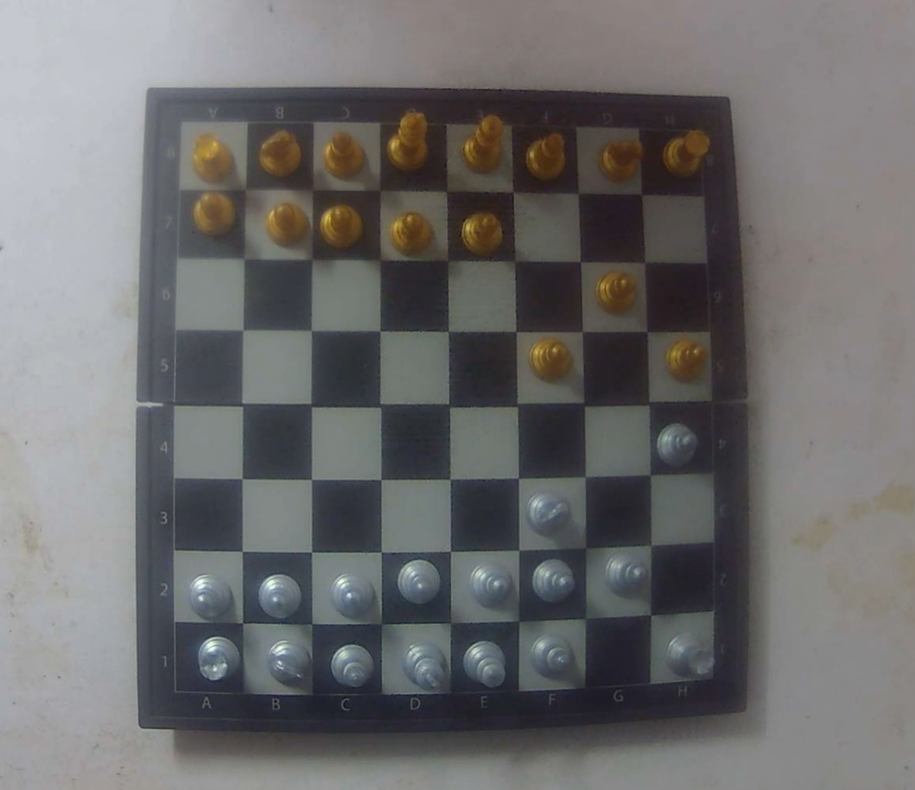
#> input picture test.png, 915 x 790 px
$ python chessboard_processor.py
#> lines starting #> are read from the running program, lines starting #| are printed output that depends on the picture; after the words box and inside, x2 and y2 are one past the last pixel; in counts of white or black regions, pixels touching at a corner belong together
import math
import operator
import sys
from collections import defaultdict

import numpy as np
import cv2

import scipy.spatial as spatial
import scipy.cluster as clstr


def canny(img):
    # Maybe add some auto thresholding here
    edges = cv2.Canny(img, 80, 200)
    return edges


def hough_lines(img):
    rho, theta, thresh = 2, np.pi / 180, 600
    return cv2.HoughLines(img, rho, theta, thresh)


def sort_lines(lines):
    """
    Sorts lines by horizontal and vertical
    """
    h = []
    v = []
    for i in range(lines.shape[0]):
        rho = lines[i][0][0]
        theta = lines[i][0][1]
        if theta < np.pi / 4 or theta > np.pi - np.pi / 4:
            v.append([rho, theta])
        else:
            h.append([rho, theta])
    return h, v


def calculate_intersections(h, v):
    """
    Finds the intersection of two lines given in Hesse normal form.
    See https://stackoverflow.com/a/383527/5087436
    """
    points = []
    for rho1, theta1 in h:
        for rho2, theta2 in v:
            A = np.array([
                [np.cos(theta1), np.sin(theta1)],
                [np.cos(theta2), np.sin(theta2)]
            ])
            b = np.array([[rho1], [rho2]])
            point = np.linalg.solve(A, b)
            point = int(np.round(point[0])), int(np.round(point[1]))
            points.append(point)
    return np.array(points)


def cluster_intersections(points, max_dist=40):
    # I want to change this to kmeans
    Y = spatial.distance.pdist(points)
    Z = clstr.hierarchy.single(Y)
    T = clstr.hierarchy.fcluster(Z, max_dist, 'distance')
    clusters = defaultdict(list)
    for i in range(len(T)):
        clusters[T[i]].append(points[i])
    clusters = clusters.values()
    clusters = map(lambda arr: (np.mean(np.array(arr)[:, 0]), np.mean(np.array(arr)[:, 1])), clusters)

    result = []
    for point in clusters:
        result.append([point[0], point[1]])
    return result


def find_chessboard_corners(points):
    """
    Code from https://medium.com/@neshpatel/solving-sudoku-part-ii-9a7019d196a2
    """
    # Bottom-right point has the largest (x + y) value
    # Top-left has point smallest (x + y) value
    # Bottom-left point has smallest (x - y) value
    # Top-right point has largest (x - y) value
    bottom_right, _ = max(enumerate([pt[0] + pt[1] for pt in points]), key=operator.itemgetter(1))
    top_left, _ = min(enumerate([pt[0] + pt[1] for pt in points]), key=operator.itemgetter(1))
    bottom_left, _ = min(enumerate([pt[0] - pt[1] for pt in points]), key=operator.itemgetter(1))
    top_right, _ = max(enumerate([pt[0] - pt[1] for pt in points]), key=operator.itemgetter(1))
    return [points[top_left], points[top_right], points[bottom_left], points[bottom_right]]


def distance_between(p1, p2):
    """
    Code from https://medium.com/@neshpatel/solving-sudoku-part-ii-9a7019d196a2
    """
    a = p2[0] - p1[0]
    b = p2[1] - p1[1]
    return np.sqrt((a ** 2) + (b ** 2))


def warp_image(img, edges):
    """
    Code from https://medium.com/@neshpatel/solving-sudoku-part-ii-9a7019d196a2
    """
    top_left, top_right, bottom_left, bottom_right = edges[0], edges[1], edges[2], edges[3]

    # Explicitly set the data type to float32 or 'getPerspectiveTransform' will throw an error
    warp_src = np.array([top_left, top_right, bottom_right, bottom_left], dtype='float32')

    side = max([
        distance_between(bottom_right, top_right),
        distance_between(top_left, bottom_left),
        distance_between(bottom_right, bottom_left),
        distance_between(top_left, top_right)
    ])

    # Describe a square with side of the calculated length, this is the new perspective we want to warp to
    warp_dst = np.array([[0, 0], [side - 1, 0], [side - 1, side - 1], [0, side - 1]], dtype='float32')

    # Gets the transformation matrix for skewing the image to fit a square by comparing the 4 before and after points
    m = cv2.getPerspectiveTransform(warp_src, warp_dst)

    # Performs the transformation on the original image
    return cv2.warpPerspective(img, m, (int(side), int(side)))


def cut_chessboard(img, output_path, output_prefix=""):
    side_len = int(img.shape[0] / 8)
    for i in range(8):
        for j in range(8):
            tile = img[i * side_len: (i + 1) * side_len, j * side_len: (j + 1) * side_len]
            cv2.imwrite(output_path + output_prefix + "-" + str(j + i * 8) + ".jpg", tile)


def resize_image(img):
    """
    Resizes image to a maximum width of 800px
    """
    width = img.shape[1]
    if width > 800:
        scale = 800 / width
        return cv2.resize(img, None, fx=scale, fy=scale)
    else:
        return img


def process_chessboard(src_path, output_path, output_prefix="", debug=False):
    src = cv2.imread(src_path)

    if src is None:
        sys.exit("There is no file with this path!")

    src = resize_image(src)
    src_copy = src.copy()

    # Convert to grayscale
    process = cv2.cvtColor(src, cv2.COLOR_BGR2GRAY)

    if debug:
        cv2.imshow("Grayscale", process)
        cv2.imwrite('grayscale.png', process)
        cv2.waitKey()
        cv2.destroyWindow("Grayscale")

    # Blur to remove disturbing things
    process = cv2.blur(process, (4, 4))

    if debug:
        cv2.imshow("Blur", process)
        cv2.imwrite('blur.png', process)
        cv2.waitKey()
        cv2.destroyWindow("Blur")

    # Use Canny Edge Detector https://en.wikipedia.org/wiki/Canny_edge_detector
    process = canny(process)

    if debug:
        cv2.imshow("Canny", process)
        cv2.imwrite('canny.png', process)
        cv2.waitKey()
        cv2.destroyWindow("Canny")

    # Dilate image (thicker lines)
    process = cv2.dilate(process, np.ones((3, 3), dtype=np.uint8))

    if debug:
        cv2.imshow("Dilate", process)
        cv2.imwrite('dilate.png', process)
        cv2.waitKey()
        cv2.destroyWindow("Dilate")

    # Use Hough transform to detect lines https://en.wikipedia.org/wiki/Hough_transform
    lines = hough_lines(process)

    # Sort lines by horizontal and vertical
    h, v = sort_lines(lines)

    if debug:
        render_lines(src_copy, h, (0, 255, 0))
        render_lines(src_copy, v, (0, 0, 255))
        cv2.imshow("Sorted lines", src_copy)
        cv2.imwrite('sorted-lines.png', src_copy)
        cv2.waitKey()
        cv2.destroyWindow("Sorted lines")

    if len(h) < 9 or len(v) < 9:
        print("There are not enough horizontal and vertical lines in this image. Try it anyway!")

    # Calculate intersections of the horizontal and vertical lines
    intersections = calculate_intersections(h, v)

    if debug:
        render_intersections(src_copy, intersections, (255, 0, 0), 1)
        cv2.imshow("Intersections", src_copy)
        cv2.imwrite('intersections.png', src_copy)
        cv2.waitKey()
        cv2.destroyWindow("Intersections")

    # Cluster intersection since there are many
    clustered = cluster_intersections(intersections)

    if debug:
        src_copy = src.copy()
        render_intersections(src_copy, clustered, (255, 0, 0), 5)
        cv2.imshow("Clustered Intersections", src_copy)
        cv2.imwrite('clustered-intersections.png', src_copy)
        cv2.waitKey()
        cv2.destroyWindow("Clustered Intersections")

    if len(clustered) != 81:
        print("Something is wrong. There are " + str(len(intersections)) + " instead of 81 intersections.")

    # Find outer corners of the chessboard
    corners = find_chessboard_corners(clustered)

    if debug:
        src_copy = src.copy()
        render_intersections(src_copy, corners, (255, 0, 0), 5)
        cv2.imshow("Corners", src_copy)
        cv2.imwrite('corners.png', src_copy)
        cv2.waitKey()
        cv2.destroyWindow("Corners")

    # Warp and crop image
    dst = warp_image(src, corners)

    if debug:
        cv2.imshow("Warped", dst)
        cv2.imwrite('warped.png', dst)
        cv2.waitKey()
        cv2.destroyWindow("Warped")

    # Cut chessboard into 64 tiles
    cut_chessboard(dst, output_path, output_prefix)


def render_lines(img, lines, color):
    for rho, theta in lines:
        a = math.cos(theta)
        b = math.sin(theta)
        x0, y0 = a * rho, b * rho
        pt1 = (int(x0 + 1000 * (-b)), int(y0 + 1000 * a))
        pt2 = (int(x0 - 1000 * (-b)), int(y0 - 1000 * a))
        cv2.line(img, pt1, pt2, color, 1, cv2.LINE_AA)


def render_intersections(img, points, color, size):
    for point in points:
        cv2.circle(img, (int(point[0]), int(point[1])), 2, color, size)


def main():
    # TODO: instead of checking if there are enough intersections and lines, check if the corners are correct.
    process_chessboard('test.png', "", "result.png", True)
#> in process_chessboard, src is the input picture: shape (790, 915, 3); mean B, G, R 108.2, 108, 108.7
#> in process_chessboard, `process = cv2.cvtColor(src, cv2.COLOR_BGR2GRAY)`:
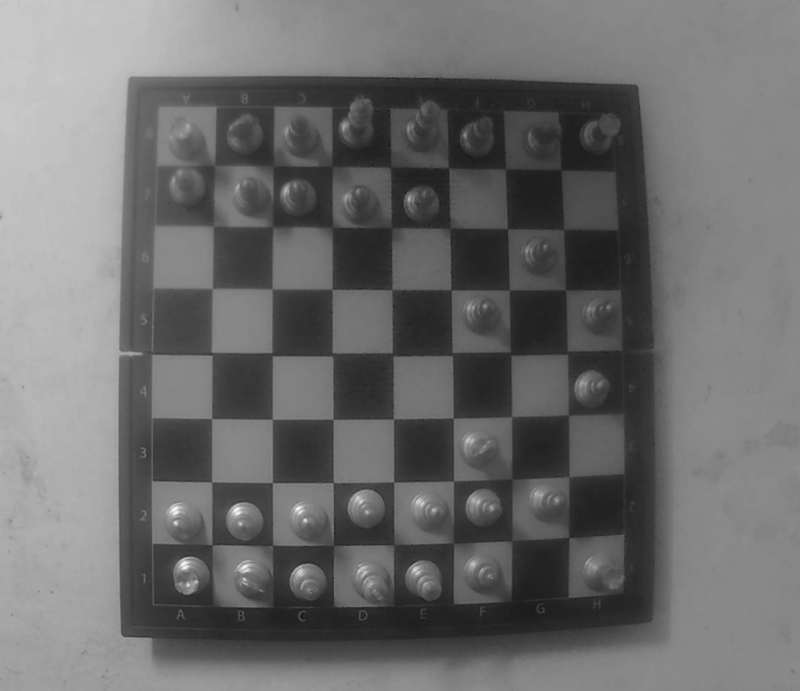
#> process: shape (691, 800); min 22, max 248, mean 108.2
#> in canny, `edges = cv2.Canny(img, 80, 200)`:
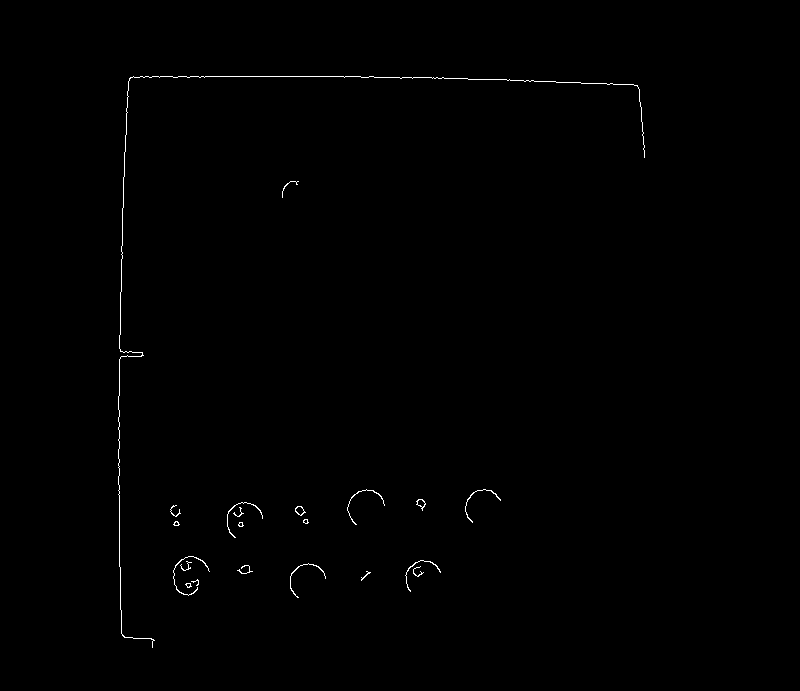
#> edges: shape (691, 800); 0.38% white in thin lines or dots, all inside (x1, y1, x2, y2) = (118, 76, 645, 648)
#> in process_chessboard, `process = cv2.dilate(process, np.ones((3, 3), dtype=np.uint8))`:
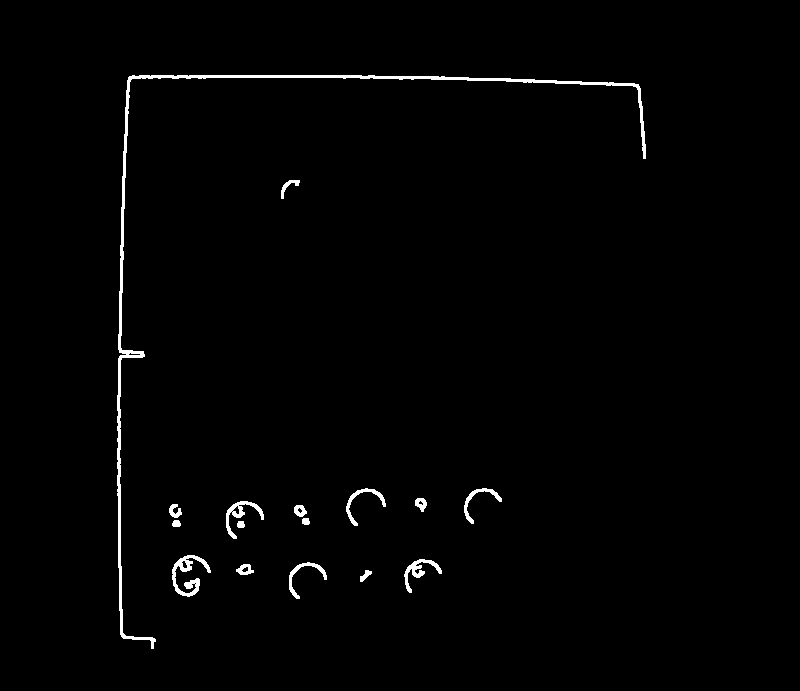
#> process: shape (691, 800); 1.2% white; 16 white regions, largest, box (x1, y1, x2, y2) and area: (117, 75, 646, 649) 3888, (172, 555, 211, 597) 570, (226, 501, 264, 539) 371
#> in process_chessboard, `lines = hough_lines(process)`: lines = [[120, 0], [126, 0.0175], [72, 1.59], [76, 1.57]]
#> the loop in sort_lines, `for i in range(lines.shape[0]):` made 4 passes
#> after the loop in sort_lines, `for i in range(lines.shape[0]):`: h = [[72, 1.59], [76, 1.57]]; v = [[120, 0], [126, 0.0175]]
#> in process_chessboard, `h, v = sort_lines(lines)`: h = [[72, 1.59], [76, 1.57]]; v = [[120, 0], [126, 0.0175]]
#> the loop in render_lines, `for rho, theta in lines:` made 2 passes
#> (rho, theta, a, b, x0, y0, pt1, pt2) on passes 1 to 2: (72, 1.59, -0.0175, 1, -1.26, 71.99, (-1001, 54), (998, 89)), (76, 1.57, -4.37e-08, 1, -3.32e-06, 76, (-1000, 75), (999, 76))
#> call 2 of render_lines, with color = (0, 0, 255)
#> the loop in render_lines (call 2), `for rho, theta in lines:` made 2 passes
#> (rho, theta, a, b, x0, y0, pt1, pt2) on passes 1 to 2: (120, 0, 1, 0, 120, 0, (120, 1000), (120, -1000)), (126, 0.0175, 1, 0.0175, 126, 2.2, (108, 1002), (143, -997))
#> after the loop in render_lines (call 2), `for rho, theta in lines:`:
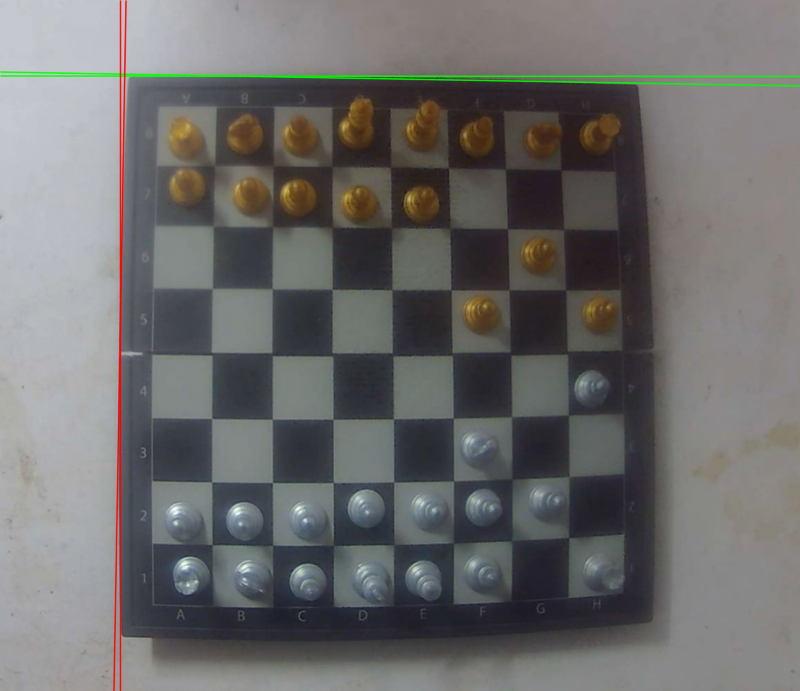
#> img: shape (691, 800, 3); mean B, G, R 107.2, 108, 108.5
#> the loop in calculate_intersections, `for rho1, theta1 in h:` made 2 passes
#> after the loop in calculate_intersections, `for rho1, theta1 in h:`: points = [(120, 74), (125, 74), (120, 76), (125, 76)]
#> in process_chessboard, `intersections = calculate_intersections(h, v)`: intersections = [[120, 74], [125, 74], [120, 76], [125, 76]]
#> the loop in render_intersections, `for point in points:` made 4 passes
#> after the loop in render_intersections, `for point in points:`: img: shape (691, 800, 3); 0.01% of pixels changed, all inside (x1, y1, x2, y2) = (118, 72, 128, 79)
#> in cluster_intersections, `Y = spatial.distance.pdist(points)`: Y = [5, 2, 5.39, 5.39, 2, 5]
#> in cluster_intersections, `Z = clstr.hierarchy.single(Y)`: Z = [[0, 2, 2, 2], [1, 3, 2, 2], [4, 5, 5, 4]]
#> in cluster_intersections, `T = clstr.hierarchy.fcluster(Z, max_dist, 'distance')`: T = [1, 1, 1, 1]
#> the loop in cluster_intersections, `for i in range(len(T)):` made 4 passes
#> in process_chessboard, `clustered = cluster_intersections(intersections)`: clustered = [[122.5, 75]]
#> the loop in render_intersections (call 2), `for point in points:` made 1 pass
#| Something is wrong. There are 4 instead of 81 intersections.
#> in find_chessboard_corners, `bottom_right, _ = max(enumerate([pt[0] + pt[1] for pt in points]), key..`: bottom_right = 0
#> in process_chessboard, `corners = find_chessboard_corners(clustered)`: corners = [[122.5, 75], [122.5, 75], [122.5, 75], [122.5, 75]]
#> in warp_image, `top_left, top_right, bottom_left, bottom_right = edges[0], edges[1], e..`: top_left = [122.5, 75]
#> in warp_image, `warp_src = np.array([top_left, top_right, bottom_right, bottom_left], ..`: warp_src has the same summary as corners in process_chessboard
#> in distance_between, `a = p2[0] - p1[0]`: a = 0
#> in warp_image, `warp_dst = np.array([[0, 0], [side - 1, 0], [side - 1, side - 1], [0, ..`: warp_dst = [[0, 0], [-1, 0], [-1, -1], [0, -1]]
#> in warp_image, `m = cv2.getPerspectiveTransform(warp_src, warp_dst)`: m = [[-0.00621, 0.00235, 0.585], [0.00187, -0.000259, -0.21], [-0.0046, -0.00294, 0.783]]
#> in warp_image, `return cv2.warpPerspective(img, m, (int(side), int(side)))`:
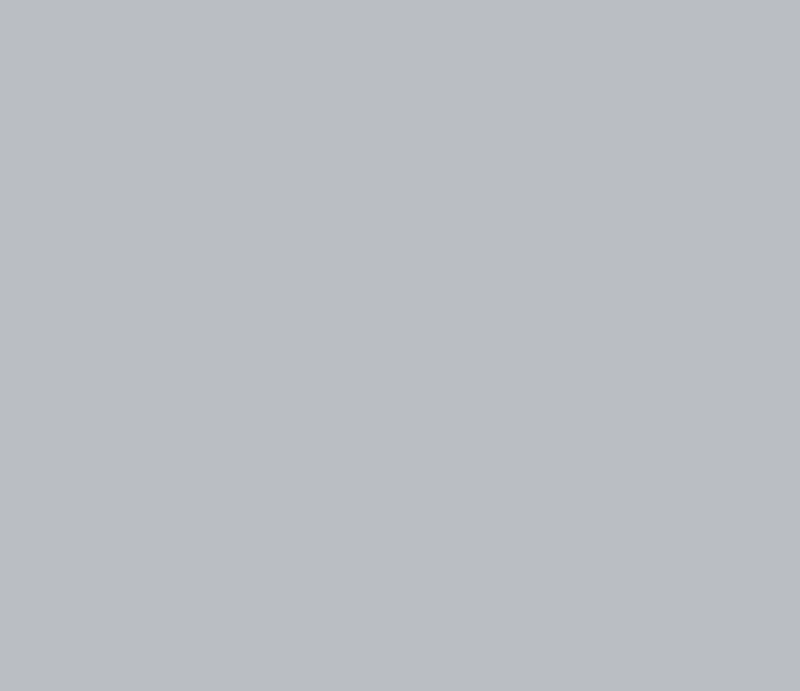
#> returned value: shape (691, 800, 3); mean of channels 0, 1, 2 195, 190, 186; drawn as B, G, R
#> the loop in cut_chessboard, `for i in range(8):` made 8 passes
#> pass 1, in cut_chessboard, `cv2.imwrite(output_path + output_prefix + "-" + str(j + i * 8) + ".jpg..`:
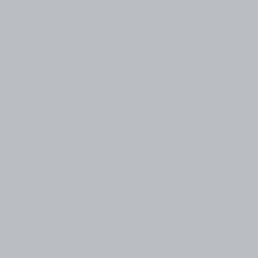
#> saved as result.png-0.jpg: shape (86, 86, 3) (shown 3 times larger); mean B, G, R 195, 190, 186


if __name__ == "__main__":
    main()
